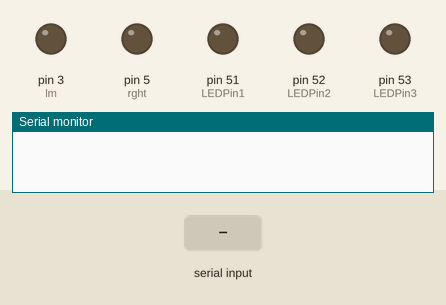
Simulated run of this sketch. Board: Arduino Mega 2560, built with avr-gcc and run on an emulated ATmega2560. Shown: output pins drawn as LEDs (lit = HIGH), the last lines printed to the serial monitor. The inputs (shaded band) are chosen by the test bench.

Above: at 1.2 s.
1.3 s: "f" received over Serial
At 1.6 s:
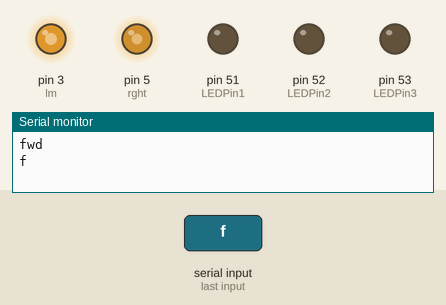
2.8 s: "c" received over Serial
At 4.0 s:
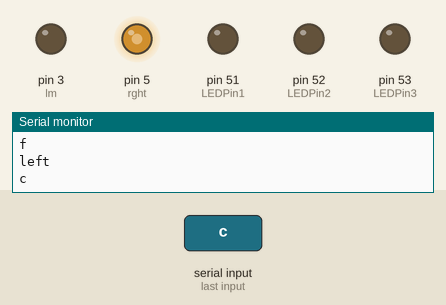
4.3 s: "a" received over Serial
At 5.1 s:
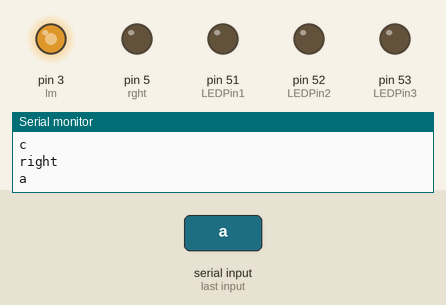
5.8 s: "s" received over Serial
At 6.2 s:
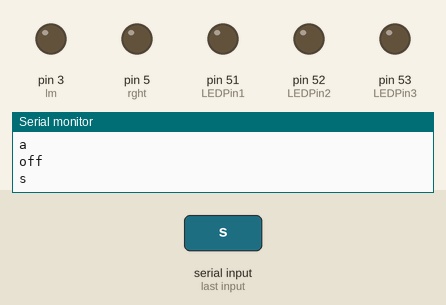
Timing chart, 0 to 8.3 s (numbered marks = the images above; inputs shaded):
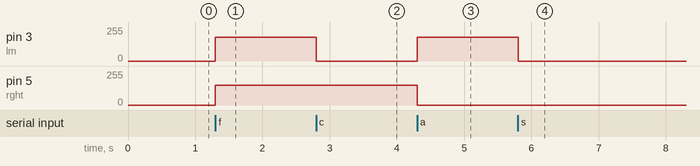

Measured:
- after the input at 1.3 s, pin 3 (lm): 0/255 → 180/255 at once; pin 5 (rght): 0/255 → 150/255 at once
- after the input at 2.8 s, pin 3 (lm): 180/255 → 0/255 at once
- after the input at 4.3 s, pin 3 (lm): 0/255 → 180/255 at once; pin 5 (rght): 150/255 → 0/255 at once
- after the input at 5.8 s, pin 3 (lm): 180/255 → 0/255 at once

The sketch:

Test1.ino
```cpp
/*      30.007 Grp 13 Trolley Motor Controller Code w/Joystick
Group Members
Ave, James, Xue Zhi , Ming Yew , Chris Yi An , Zhen Yong

The arduino will read commands from RPI / Blue tooth and act accordingly. The commands are sent in single characters.

A0 - Forward 8
lft - Left 12
rght-Right 13
PWM 3- LM //Left Motor
PWM 5- RM //Right Motor
 */

//analog pins ?? optional
int fwd = 2;
int lft = 4;
int rght = 5;

//motor pins
int rm = 5;
int lm = 3;


int maxi = 150;
int off = 0;
String state = "";


//黄线长度160cm，小车98cm seting up ultra sesnor
const int pingPin10 = 32; // Trigger Pin of Ultrasonic Sensor 最右边
const int echoPin11 = 33; // Echo Pin of Ultrasonic Sensor
const int pingPin20 = 30; // Trigger Pin of Ultrasonic Sensor中间
const int echoPin21 = 31; // Echo Pin of Ultrasonic Sensor
const int pingPin3 = 24; // Trigger Pin of Ultrasonic Sensor中间
const int echoPin3 = 22; // Echo Pin of Ultrasonic Sensor

//Ledpins to detect collision place
int LEDPin1 = 51;
int LEDPin2 = 52;
int LEDPin3 = 53;

void setup() {
  pinMode(rm, OUTPUT);
  pinMode(lm, OUTPUT);
  pinMode(fwd, INPUT);
  pinMode(lft, INPUT);
  pinMode(rght, INPUT);
  pinMode(LEDPin1, OUTPUT);
  pinMode(LEDPin2, OUTPUT);
  pinMode(LEDPin3, OUTPUT);
  /*int RM = 0;
  int LM = 0;*/
  Serial.begin(9600);
}

void loop() {

  if(Serial.available()){ // check if there is any incoming data from the RPI / Blue tooth
      autoMotor();
      //readColSensor();
  }
}
```

CollisionSensor.ino
```cpp
void readColSensor(){
  int cmL =0;
  int cmR = 0 ;

   long duration, inches, cm;
   pinMode(pingPin10, OUTPUT);
   digitalWrite(pingPin10, LOW);
   delayMicroseconds(2);
   digitalWrite(pingPin10, HIGH);
   delayMicroseconds(10);
   digitalWrite(pingPin10, LOW);
   pinMode(echoPin11, INPUT);
   duration = pulseIn(echoPin11, HIGH);
//   inches = microsecondsToInches(duration);
   cmL = microsecondsToCentimeters(duration);

   pinMode(pingPin20, OUTPUT);
   digitalWrite(pingPin20, LOW);
   delayMicroseconds(2);
   digitalWrite(pingPin20, HIGH);
   delayMicroseconds(10);
   digitalWrite(pingPin20, LOW);
   pinMode(echoPin11, INPUT);
   duration = pulseIn(echoPin21, HIGH);
   cmR = microsecondsToCentimeters(duration);

   pinMode(pingPin3, OUTPUT);
   digitalWrite(pingPin3, LOW);
   delayMicroseconds(2);
   digitalWrite(pingPin3, HIGH);
   delayMicroseconds(10);
   digitalWrite(pingPin3, LOW);
   pinMode(echoPin11, INPUT);
   duration = pulseIn(echoPin3, HIGH);
   cm = microsecondsToCentimeters(duration);


   delay(50);

   if ((20 <cmL && cmL < 300) || (20 <cmR && cmR< 300) || (20<cm && cm < 300)){
    Serial.println("STOP");
    Serial.println(cmR);
    Serial.println(cmL);
    Serial.println(cm);
    digitalWrite(LEDPin1, LOW);
    digitalWrite(LEDPin2, LOW);
    digitalWrite(LEDPin3, HIGH);
   }else{
    Serial.println("moving");
    Serial.println(cmR);
    Serial.println(cmL);
    Serial.println(cm);
    digitalWrite(LEDPin1, HIGH);
    digitalWrite(LEDPin2, HIGH);
    digitalWrite(LEDPin3, LOW);
   }
   delay(100);

}

long microsecondsToInches(long microseconds) {
   return microseconds / 74 / 2;
}

long microsecondsToCentimeters(long microseconds) {
   return microseconds / 29 / 2;
}
```

MotorFunctions.ino
```cpp
void autoMotor(){ //this function includes controlling the motor by buttons.

  char command = Serial.read(); // Reads any input char from BlueTooth or RPI
//  bool valFwd = digitalRead(fwd);
//  bool valLft = digitalRead(lft);
//  bool valRght = digitalRead(rght);
//  Serial.println(valFwd);
//  Serial.println(valLft);
//  Serial.println(valRght);
  //Serial.println(valLft);
  if ( command == 'f' ){ // Move forward
    analogWrite(rm,maxi);
    analogWrite(lm,180);
    Serial.println("fwd");
  }
  else if ( command == 'c' || command == 'd'){ // Move Left
    analogWrite(lm,off);
    analogWrite(rm,maxi);
    Serial.println("left");
  }
  else if ( command == 'a' || command == 'b'){ //Move right
    analogWrite(lm,180);
    analogWrite(rm,off);
    Serial.println("right");
  }
  else if (command == 's'){
    analogWrite(lm,off);
    analogWrite(rm,off);
    Serial.println("off");
  }
  Serial.println(command);
  //delay(500);
}

void inputMotor()
{

}
```
